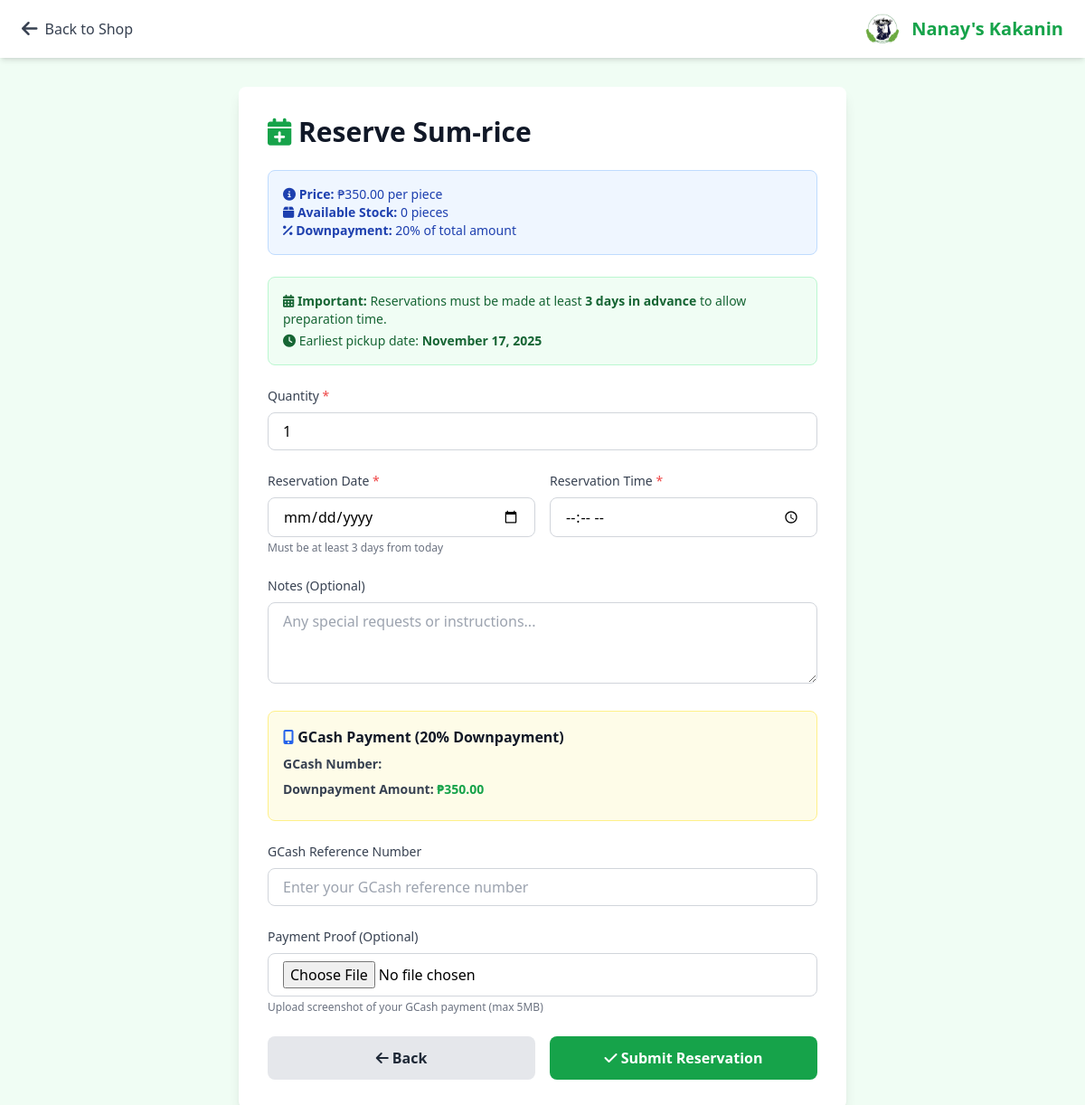
/reservation/create/6/ (signed in), run on the app's committed database.
### kakanin/models.py (models this page shows, shortened)
class Kakanin(models.Model):
    DAYS_OF_WEEK = [
        ('monday', 'Monday'),
        ('tuesday', 'Tuesday'),
        ('wednesday', 'Wednesday'),
        ('thursday', 'Thursday'),
        ('friday', 'Friday'),
        ('saturday', 'Saturday'),
        ('sunday', 'Sunday'),
    ]
    CATEGORY_CHOICES = [
        ('available_now', 'Available Now'),
        ('reservation', 'For Reservation'),
        ('order_now', 'Order Now'),
    ]
    name = models.CharField(max_length=100)
    price = models.DecimalField(max_digits=6, decimal_places=2)
    description = models.TextField(blank=True, null=True)
    image = models.ImageField(upload_to='kakanin_images/', blank=True, null=True)
    categories = models.JSONField(default=list, blank=True, help_text="Categories of kakanin (can select multiple)")
    is_available = models.BooleanField(default=True, help_text="Is this product currently available?")
    available_days = models.JSONField(default=list, blank=True, help_text="Days of the week when available")
    available_from_time = models.TimeField(null=True, blank=True, help_text="Available from this time")
    available_to_time = models.TimeField(null=True, blank=True, help_text="Available until this time")
    preparation_time_hours = models.PositiveIntegerField(default=0, help_text="Hours needed to prepare this item")
    preparation_days = models.PositiveIntegerField(default=3, help_text="Days needed to prepare this item (e.g., 2, 3, 5 days)")
    max_daily_quantity = models.PositiveIntegerField(null=True, blank=True, help_text="Maximum quantity available per day")
    allow_order_now = models.BooleanField(default=True)
    allow_reservation = models.BooleanField(default=True)
    min_order_quantity = models.PositiveIntegerField(default=1)
    delivery_min_quantity = models.PositiveIntegerField(default=20)
    preorder_downpayment_percent = models.DecimalField(max_digits=5, decimal_places=2, default=50.00)
    reservation_downpayment_percent = models.DecimalField(max_digits=5, decimal_places=2, default=20.00)
    stock = models.PositiveIntegerField(default=0, help_text="Available pieces in stock")
    available_today = models.BooleanField(default=False, help_text="Available for order today")
    def is_reservable(self):
        return self.allow_reservation

### kakanin/reservation_views.py (the view, shortened to what this page needs)
# urls.py: path("reservation/create/<int:product_id>/", views.reservation_create, name="reservation_create"),
@login_required
def reservation_create(request, product_id):
    product = get_object_or_404(Kakanin, id=product_id)
    if not product.is_reservable():
        messages.error(request, 'This product is not available for reservation.')
        return redirect('reservation_shop')
    contact_info = ContactInfo.objects.first()
    gcash_number = contact_info.gcash_number if contact_info else '09XX XXX XXXX'
    context = {
        'product': product,
        'gcash_number': gcash_number,
        'downpayment_percent': 20,
    }
    return render(request, 'kakanin/reservation_form.html', context)

### kakanin/templates/kakanin/reservation_form.html (shortened to what this page needs)
{% load static %}
<!DOCTYPE html>
<html lang="en">
<head>
  <script src="{% static 'kakanin/js/tailwind.js' %}"></script>
  <link rel="stylesheet" href="{% static 'kakanin/css/fontawesome/all.min.css' %}" />
  <link rel="stylesheet" href="{% static 'kakanin/css/bootstrap-icons/bootstrap-icons.css' %}">
</head>
<body class="bg-green-50" style="overflow-x: hidden;">
  <header class="fixed top-0 left-0 right-0 h-16 bg-white shadow-md z-50 flex items-center px-4 lg:px-6">
    <div class="flex items-center gap-4 max-w-7xl mx-auto w-full">
      <a href="{% url 'reservation_shop' %}" class="flex items-center gap-2 text-gray-700 hover:text-green-600 transition">
        <i class="fas fa-arrow-left text-xl"></i>
        <span class="font-medium">Back to Shop</span>
      </a>
      <div class="flex items-center gap-3 ml-auto">
        <img src="{% static 'kakanin/img/logo.png' %}" alt="Logo" class="w-10 h-10 rounded-full">
        <span class="text-xl font-bold text-green-600">Nanay's Kakanin</span>
      </div>
    </div>
  </header>
  <div class="min-h-screen flex items-center justify-center p-6 pt-24">
    <div class="max-w-2xl w-full bg-white rounded-lg shadow-lg p-8">
      <h1 class="text-3xl font-bold text-gray-900 mb-6">
        <i class="fas fa-calendar-plus text-green-600"></i> Reserve {{ product.name }}
      </h1>
      <form method="post" enctype="multipart/form-data" class="space-y-6">
        <div class="bg-blue-50 border border-blue-200 rounded-lg p-4">
          <p class="text-sm text-blue-800"><i class="fas fa-info-circle"></i> <strong>Price:</strong> ₱{{ product.price }} per piece</p>
          <p class="text-sm text-blue-800"><i class="fas fa-box"></i> <strong>Available Stock:</strong> {{ product.stock }} pieces</p>
          <p class="text-sm text-blue-800"><i class="fas fa-percentage"></i> <strong>Downpayment:</strong> 20% of total amount</p>
        </div>
        <div class="bg-green-50 border border-green-200 rounded-lg p-4">
          <p class="text-sm text-green-800"><i class="fas fa-calendar-alt"></i> <strong>Important:</strong> Reservations must be made at least <strong>{{ product.preparation_days }} day{% if product.preparation_days > 1 %}s{% endif %} in advance</strong> to allow preparation time.</p>
          <p class="text-sm text-green-800 mt-1"><i class="fas fa-clock"></i> Earliest pickup date: <strong id="minDateDisplay"></strong></p>
        </div>
        <div>
          <label class="block text-sm font-medium text-gray-700 mb-2">Quantity <span class="text-red-500">*</span></label>
          <input type="number" name="quantity" min="1" max="{{ product.stock }}" value="1" required
                 class="w-full px-4 py-2 border border-gray-300 rounded-lg focus:ring-2 focus:ring-green-500 focus:border-transparent"
                 onchange="calculateDownpayment()">
        </div>
        <div class="grid grid-cols-2 gap-4">
          <div>
            <label class="block text-sm font-medium text-gray-700 mb-2">Reservation Date <span class="text-red-500">*</span></label>
            <input type="date" name="reservation_date" id="reservationDate" required
                   class="w-full px-4 py-2 border border-gray-300 rounded-lg focus:ring-2 focus:ring-green-500 focus:border-transparent">
            <p class="text-xs text-gray-500 mt-1">Must be at least {{ product.preparation_days }} day{% if product.preparation_days > 1 %}s{% endif %} from today</p>
          </div>
          <div>
            <label class="block text-sm font-medium text-gray-700 mb-2">Reservation Time <span class="text-red-500">*</span></label>
            <input type="time" name="reservation_time" required
                   class="w-full px-4 py-2 border border-gray-300 rounded-lg focus:ring-2 focus:ring-green-500 focus:border-transparent">
          </div>
        </div>
        <div>
          <label class="block text-sm font-medium text-gray-700 mb-2">Notes (Optional)</label>
          <textarea name="notes" rows="3" placeholder="Any special requests or instructions..."
                    class="w-full px-4 py-2 border border-gray-300 rounded-lg focus:ring-2 focus:ring-green-500 focus:border-transparent"></textarea>
        </div>
        <div class="bg-yellow-50 border border-yellow-200 rounded-lg p-4">
          <h3 class="font-semibold text-gray-900 mb-2"><i class="fas fa-mobile-alt text-blue-600"></i> GCash Payment (20% Downpayment)</h3>
          <p class="text-sm text-gray-700 mb-2"><strong>GCash Number:</strong> {{ gcash_number }}</p>
          <p class="text-sm text-gray-700 mb-2"><strong>Downpayment Amount:</strong> <span id="downpayment" class="font-bold text-green-600">₱{{ product.price|floatformat:2 }}</span></p>
        </div>
        <div>
          <label class="block text-sm font-medium text-gray-700 mb-2">GCash Reference Number</label>
          <input type="text" name="gcash_reference" placeholder="Enter your GCash reference number"
                 class="w-full px-4 py-2 border border-gray-300 rounded-lg focus:ring-2 focus:ring-green-500 focus:border-transparent">
        </div>
        <div>
          <label class="block text-sm font-medium text-gray-700 mb-2">Payment Proof (Optional)</label>
          <input type="file" name="payment_proof" accept="image/*"
                 class="w-full px-4 py-2 border border-gray-300 rounded-lg focus:ring-2 focus:ring-green-500 focus:border-transparent">
          <p class="text-xs text-gray-500 mt-1">Upload screenshot of your GCash payment (max 5MB)</p>
        </div>
        <div class="flex gap-4">
          <a href="{% url 'reservation_shop' %}" class="flex-1 bg-gray-200 text-gray-800 py-3 px-6 rounded-lg font-semibold hover:bg-gray-300 transition-colors text-center">
            <i class="fas fa-arrow-left"></i> Back
          </a>
          <button type="submit" class="flex-1 bg-green-600 text-white py-3 px-6 rounded-lg font-semibold hover:bg-green-700 transition-colors">
            <i class="fas fa-check"></i> Submit Reservation
          </button>
        </div>
      </form>
    </div>
  </div>
</body>
</html>

### data on the page
Kakanin: name "Sum-rice", price "350.00", stock "0", preparation_days "3"
